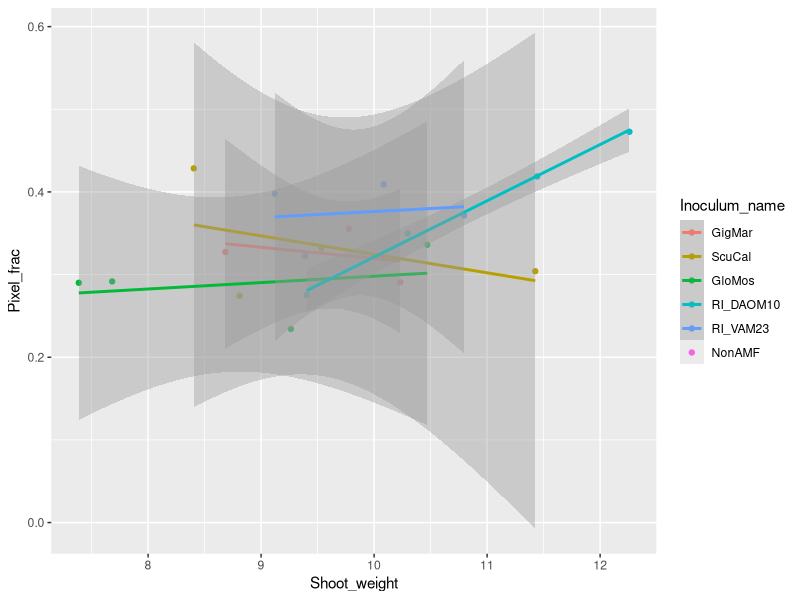

Generate this figure with R:
rm(list = ls())
library(openxlsx)
library(tidyverse)
library(ggplot2)
library(ggpubr)

hyphae_summary <- read.csv("data/meta_data_202207.csv") %>%
  mutate(Inoculum_name = recode_factor(Inoculum_name, 
                                       "GigMar"= "GigMar", 
                                       "ScuCal" = "ScuCal",
                                       "GloMos" = "GloMos", 
                                       "RI_DAOM10" = "RI_DAOM10",
                                       "RI_VAM23" = "RI_VAM23"))

pixel <- read.csv("data/pixel_across_time_202207.csv") %>%
  mutate(Inoculum_name = recode_factor(Inoculum_name, "NonAMF" = "NonAMF",
                                       "GigMar"= "GigMar", 
                                       "ScuCal" = "ScuCal",
                                       "GloMos" = "GloMos", 
                                       "RI_DAOM10" = "RI_DAOM10",
                                       "RI_VAM23" = "RI_VAM23"))

dat <- full_join(hyphae_summary %>% 
                   filter(Harvest_time == "2021-07-01") %>% 
                   select(PotID, Inoculum_name, Shoot_weight), 
                 pixel %>% 
                   filter(Harvest_time == "28/06/2021") %>% 
                   select(PotID, Inoculum_name, Pixel_frac))

ggplot(dat, aes(x=Shoot_weight, y=Pixel_frac, colour=Inoculum_name)) + 
  geom_point() + 
  geom_smooth(method='lm')

mod <- lm(Pixel_frac ~ Shoot_weight * Inoculum_name, data=dat)
car::Anova(mod)
summary(mod)

dat %>% 
  group_by(Inoculum_name) %>% 
  summarise(sd_shootmass = sd(Shoot_weight, na.rm=TRUE), 
            sd_pixel = sd(Pixel_frac, na.rm=TRUE))
